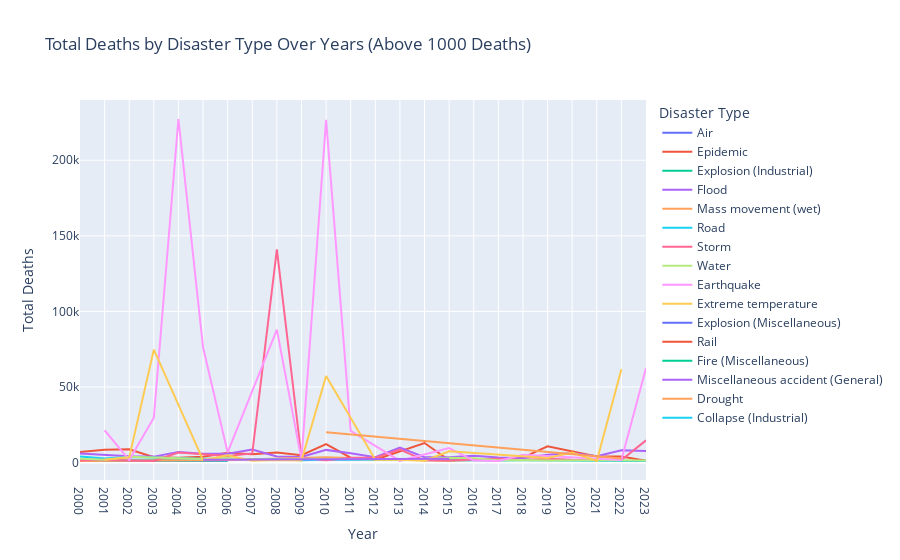

Notebook code cell kept with this figure:
### Code cell
# Grouping data to get casualty totals for each type of disaster and year
df_disasters_by_year_type = df.groupby(['Start Year', 'Disaster Type'])['Total Deaths'].sum().reset_index()

# Filtering results to include only disasters with more than 1,000 victims, excluding year 2024
df_filtered = df_disasters_by_year_type[(df_disasters_by_year_type['Total Deaths'] > 1000) &
                                        (df_disasters_by_year_type['Start Year'] != 2024)]

# Create a line graph
fig = px.line(
    df_filtered,
    x='Start Year',            
    y='Total Deaths',           
    color='Disaster Type',      
    labels={'Start Year': 'Year', 'Total Deaths': 'Total Deaths'},  
    title="Total Deaths by Disaster Type Over Years (Above 1000 Deaths)"
)

# Adjusting the X axis to show each year
fig.update_xaxes(dtick=1)

# Display the graph
fig.show()

### Figure 1 — Plotly figure (JSON) as saved in the notebook; plotly's stock layout.template omitted (floating-point values rounded to 4 significant figures)
{"data": [{"hovertemplate": "Disaster Type=Air<br>Year=%{x}<br>Total Deaths=%{y}<extra></extra>", "legendgroup": "Air", "line": {"color": "#636efa", "dash": "solid"}, "marker": {"symbol": "circle"}, "mode": "lines", "name": "Air", "orientation": "v", "showlegend": true, "type": "scatter", "x": [2000, 2001, 2002, 2003, 2005, 2006], "xaxis": "x", "y": [1372, 1068, 1390, 1230, 1288, 1122], "yaxis": "y"}, {"hovertemplate": "Disaster Type=Epidemic<br>Year=%{x}<br>Total Deaths=%{y}<extra></extra>", "legendgroup": "Epidemic", "line": {"color": "#EF553B", "dash": "solid"}, "marker": {"symbol": "circle"}, "mode": "lines", "name": "Epidemic", "orientation": "v", "showlegend": true, "type": "scatter", "x": [2000, 2001, 2002, 2003, 2004, 2005, 2006, 2007, 2008, 2009, 2010, 2011, 2012, 2014, 2015, 2016, 2017, 2018, 2019, 2021, 2022, 2023], "xaxis": "x", "y": [6980, 8515, 8762, 3522, 3189, 3799, 6381, 5482, 6675, 4896, 12143, 3174, 1887, 12911, 1445, 2358, 2140, 3292, 10733, 4045, 3945, 1094], "yaxis": "y"}, {"hovertemplate": "Disaster Type=Explosion (Industrial)<br>Year=%{x}<br>Total Deaths=%{y}<extra></extra>", "legendgroup": "Explosion (Industrial)", "line": {"color": "#00cc96", "dash": "solid"}, "marker": {"symbol": "circle"}, "mode": "lines", "name": "Explosion (Industrial)", "orientation": "v", "showlegend": true, "type": "scatter", "x": [2000, 2003, 2004, 2005, 2006], "xaxis": "x", "y": [1262, 1159, 1243, 1462, 1394], "yaxis": "y"}, {"hovertemplate": "Disaster Type=Flood<br>Year=%{x}<br>Total Deaths=%{y}<extra></extra>", "legendgroup": "Flood", "line": {"color": "#ab63fa", "dash": "solid"}, "marker": {"symbol": "circle"}, "mode": "lines", "name": "Flood", "orientation": "v", "showlegend": true, "type": "scatter", "x": [2000, 2001, 2002, 2003, 2004, 2005, 2006, 2007, 2008, 2009, 2010, 2011, 2012, 2013, 2014, 2015, 2016, 2017, 2018, 2019, 2020, 2021, 2022, 2023], "xaxis": "x", "y": [5999, 4981, 4173, 3910, 6982, 5742, 5843, 8596, 4007, 3627, 8356, 6163, 3544, 9819, 3511, 3504, 4397, 3337, 2881, 5149, 6322, 4166, 8050, 7569], "yaxis": "y"}, {"hovertemplate": "Disaster Type=Mass movement (wet)<br>Year=%{x}<br>Total Deaths=%{y}<extra></extra>", "legendgroup": "Mass movement (wet)", "line": {"color": "#FFA15A", "dash": "solid"}, "marker": {"symbol": "circle"}, "mode": "lines", "name": "Mass movement (wet)", "orientation": "v", "showlegend": true, "type": "scatter", "x": [2000, 2002, 2006, 2010, 2015, 2017], "xaxis": "x", "y": [1012, 1100, 1638, 3427, 1006, 2312], "yaxis": "y"}, {"hovertemplate": "Disaster Type=Road<br>Year=%{x}<br>Total Deaths=%{y}<extra></extra>", "legendgroup": "Road", "line": {"color": "#19d3f3", "dash": "solid"}, "marker": {"symbol": "circle"}, "mode": "lines", "name": "Road", "orientation": "v", "showlegend": true, "type": "scatter", "x": [2000, 2001, 2002, 2003, 2004, 2005, 2006, 2007, 2008, 2009, 2010, 2011, 2012, 2013, 2014, 2015, 2016, 2017, 2018, 2019, 2021, 2022, 2023], "xaxis": "x", "y": [3943, 2580, 3616, 3140, 2707, 2469, 2553, 2071, 2280, 1463, 2022, 1906, 1493, 1642, 1445, 1295, 1294, 1338, 1434, 1190, 1174, 1003, 1042], "yaxis": "y"}, {"hovertemplate": "Disaster Type=Storm<br>Year=%{x}<br>Total Deaths=%{y}<extra></extra>", "legendgroup": "Storm", "line": {"color": "#FF6692", "dash": "solid"}, "marker": {"symbol": "circle"}, "mode": "lines", "name": "Storm", "orientation": "v", "showlegend": true, "type": "scatter", "x": [2000, 2001, 2002, 2003, 2004, 2005, 2006, 2007, 2008, 2009, 2010, 2011, 2012, 2013, 2014, 2015, 2016, 2017, 2018, 2019, 2020, 2021, 2022, 2023], "xaxis": "x", "y": [1365, 1911, 1382, 1049, 6547, 5251, 4329, 6013, 140985, 3287, 1564, 3103, 3105, 8598, 1432, 1288, 1761, 2560, 1707, 2514, 1758, 1893, 1605, 14666], "yaxis": "y"}, {"hovertemplate": "Disaster Type=Water<br>Year=%{x}<br>Total Deaths=%{y}<extra></extra>", "legendgroup": "Water", "line": {"color": "#B6E880", "dash": "solid"}, "marker": {"symbol": "circle"}, "mode": "lines", "name": "Water", "orientation": "v", "showlegend": true, "type": "scatter", "x": [2000, 2001, 2002, 2003, 2004, 2005, 2006, 2007, 2008, 2009, 2011, 2012, 2013, 2014, 2015, 2016, 2017, 2018, 2019, 2021, 2023], "xaxis": "x", "y": [2452, 1889, 3863, 3215, 2452, 2283, 2965, 2063, 2068, 2435, 2332, 1933, 1610, 2536, 3107, 2740, 1474, 1715, 1372, 1427, 1259], "yaxis": "y"}, {"hovertemplate": "Disaster Type=Earthquake<br>Year=%{x}<br>Total Deaths=%{y}<extra></extra>", "legendgroup": "Earthquake", "line": {"color": "#FF97FF", "dash": "solid"}, "marker": {"symbol": "circle"}, "mode": "lines", "name": "Earthquake", "orientation": "v", "showlegend": true, "type": "scatter", "x": [2001, 2002, 2003, 2004, 2005, 2006, 2008, 2009, 2010, 2011, 2013, 2015, 2016, 2017, 2018, 2021, 2022, 2023], "xaxis": "x", "y": [21348, 1639, 29617, 227290, 76241, 6692, 87918, 1893, 226733, 20946, 1120, 9550, 1311, 1012, 5061, 2742, 1626, 62451], "yaxis": "y"}, {"hovertemplate": "Disaster Type=Extreme temperature<br>Year=%{x}<br>Total Deaths=%{y}<extra></extra>", "legendgroup": "Extreme temperature", "line": {"color": "#FECB52", "dash": "solid"}, "marker": {"symbol": "circle"}, "mode": "lines", "name": "Extreme temperature", "orientation": "v", "showlegend": true, "type": "scatter", "x": [2001, 2002, 2003, 2005, 2006, 2007, 2008, 2009, 2010, 2012, 2013, 2014, 2015, 2019, 2020, 2021, 2022], "xaxis": "x", "y": [1787, 3369, 74698, 1550, 4826, 1086, 1688, 1386, 57188, 1834, 1821, 1168, 7425, 3070, 6570, 1044, 61782], "yaxis": "y"}, {"hovertemplate": "Disaster Type=Explosion (Miscellaneous)<br>Year=%{x}<br>Total Deaths=%{y}<extra></extra>", "legendgroup": "Explosion (Miscellaneous)", "line": {"color": "#636efa", "dash": "solid"}, "marker": {"symbol": "circle"}, "mode": "lines", "name": "Explosion (Miscellaneous)", "orientation": "v", "showlegend": true, "type": "scatter", "x": [2002], "xaxis": "x", "y": [1321], "yaxis": "y"}, {"hovertemplate": "Disaster Type=Rail<br>Year=%{x}<br>Total Deaths=%{y}<extra></extra>", "legendgroup": "Rail", "line": {"color": "#EF553B", "dash": "solid"}, "marker": {"symbol": "circle"}, "mode": "lines", "name": "Rail", "orientation": "v", "showlegend": true, "type": "scatter", "x": [2002], "xaxis": "x", "y": [1120], "yaxis": "y"}, {"hovertemplate": "Disaster Type=Fire (Miscellaneous)<br>Year=%{x}<br>Total Deaths=%{y}<extra></extra>", "legendgroup": "Fire (Miscellaneous)", "line": {"color": "#00cc96", "dash": "solid"}, "marker": {"symbol": "circle"}, "mode": "lines", "name": "Fire (Miscellaneous)", "orientation": "v", "showlegend": true, "type": "scatter", "x": [2003], "xaxis": "x", "y": [1025], "yaxis": "y"}, {"hovertemplate": "Disaster Type=Miscellaneous accident (General)<br>Year=%{x}<br>Total Deaths=%{y}<extra></extra>", "legendgroup": "Miscellaneous accident (General)", "line": {"color": "#ab63fa", "dash": "solid"}, "marker": {"symbol": "circle"}, "mode": "lines", "name": "Miscellaneous accident (General)", "orientation": "v", "showlegend": true, "type": "scatter", "x": [2005, 2015], "xaxis": "x", "y": [1843, 2495], "yaxis": "y"}, {"hovertemplate": "Disaster Type=Drought<br>Year=%{x}<br>Total Deaths=%{y}<extra></extra>", "legendgroup": "Drought", "line": {"color": "#FFA15A", "dash": "solid"}, "marker": {"symbol": "circle"}, "mode": "lines", "name": "Drought", "orientation": "v", "showlegend": true, "type": "scatter", "x": [2010, 2022], "xaxis": "x", "y": [20000, 2601], "yaxis": "y"}, {"hovertemplate": "Disaster Type=Collapse (Industrial)<br>Year=%{x}<br>Total Deaths=%{y}<extra></extra>", "legendgroup": "Collapse (Industrial)", "line": {"color": "#19d3f3", "dash": "solid"}, "marker": {"symbol": "circle"}, "mode": "lines", "name": "Collapse (Industrial)", "orientation": "v", "showlegend": true, "type": "scatter", "x": [2013], "xaxis": "x", "y": [1440], "yaxis": "y"}], "layout": {"legend": {"title": {"text": "Disaster Type"}, "tracegroupgap": 0}, "title": {"text": "Total Deaths by Disaster Type Over Years (Above 1000 Deaths)"}, "xaxis": {"anchor": "y", "domain": [0, 1], "dtick": 1, "title": {"text": "Year"}}, "yaxis": {"anchor": "x", "domain": [0, 1], "title": {"text": "Total Deaths"}}}}
